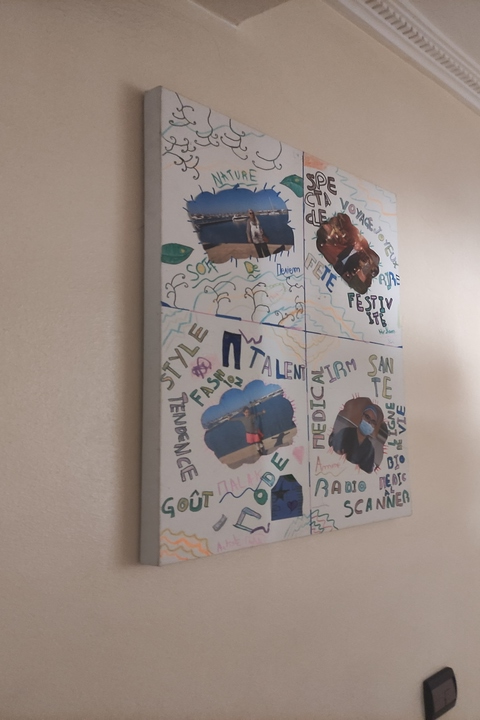
#> input picture Segmentation/res/1.jpg, 480 x 720 px
$ python stereoVision.py
#> lines starting #> are read from the running program, lines starting #| are printed output that depends on the picture
import numpy as np
import cv2

#We define initial values for the several parameters of a stereo algorithm
minDisparity = 16
numDisparities = 192 - minDisparity
blockSize = 5
uniquenessRatio = 1
speckleWindowSize = 3
speckleRange = 3
disp12MaxDiff = 200
P1 = 600
P2 = 2400

#We create now an instance of the cv2.StereoSGBM class (semiglobal block matching) which is an algorithm used for computing disparity maps.

stereo = cv2.StereoSGBM_create(
    minDisparity = minDisparity,
    numDisparities = numDisparities,
    blockSize = blockSize,
    uniquenessRatio = uniquenessRatio,
    speckleRange = speckleRange,
    speckleWindowSize = speckleWindowSize,
    disp12MaxDiff = disp12MaxDiff,
    P1 = P1,
    P2 = P2
)

imgL = cv2.imread("./res/1.jpg")
#> imgL is the input picture: shape (720, 480, 3); mean B, G, R 130.2, 137.8, 151.4
imgR = cv2.imread("./res/2.jpg")
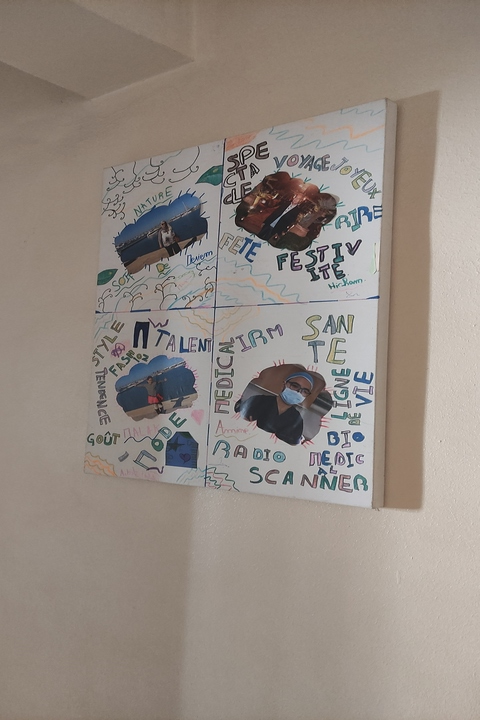
#> input picture Segmentation/res/2.jpg, 480 x 720 px
#> imgR is the input picture: shape (720, 480, 3); mean B, G, R 131.3, 139.2, 148.9

#Adding sliders to interact with the adjustment of the parameters of the algorithm

def update(sliderValue = 0):
#> called with sliderValue = 0
    stereo.setBlockSize(cv2.getTrackbarPos("blockSize", "Disparity"))
    stereo.setUniquenessRatio(cv2.getTrackbarPos("uniquenessRatio", "Disparity"))
    stereo.setSpeckleWindowSize(cv2.getTrackbarPos("speckleWindowSize", "Disparity"))
    stereo.setSpeckleRange(cv2.getTrackbarPos("speckleRange", "Disparity"))
    stereo.setDisp12MaxDiff(cv2.getTrackbarPos("disp12MaxDiff", "Disparity"))
    disparity = stereo.compute(imgL, imgR).astype(np.float32)/16.0
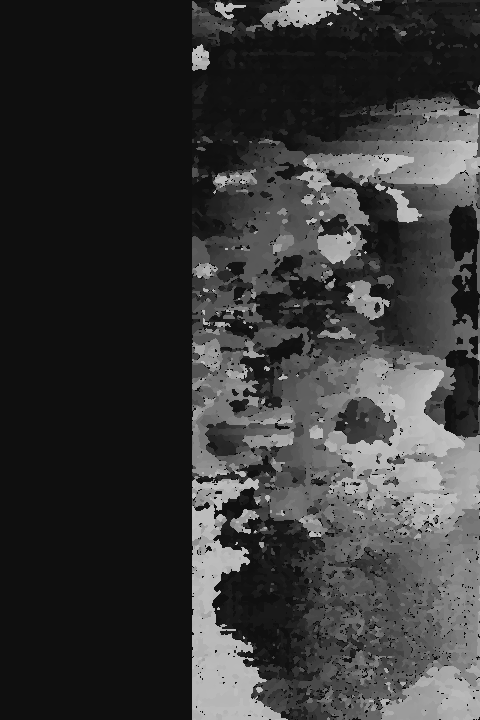
#> disparity: shape (720, 480) float32; min 15, max 191, mean 56.5
    cv2.imshow("Left", imgL)
    cv2.imshow("Right", imgR)
    cv2.imshow("Disparity", (disparity - minDisparity)/numDisparities)
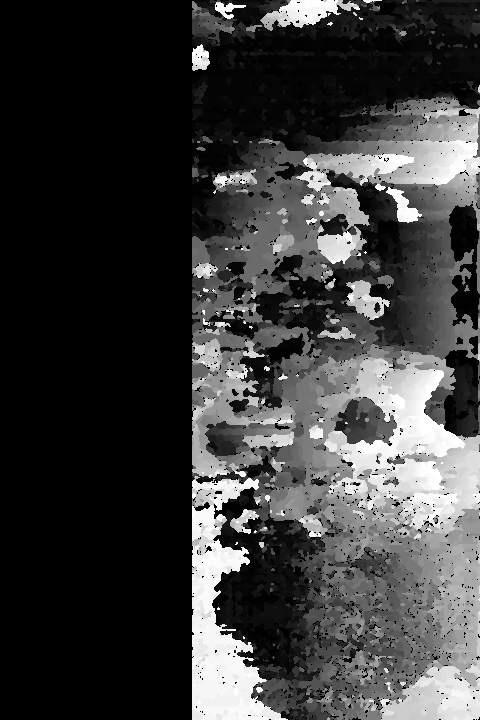
#> window 'Disparity': shape (720, 480) float32; min -0.00568, max 0.994, mean 0.23; drawn with min black and max white

cv2.namedWindow("Disparity")
cv2.createTrackbar("blockSize", "Disparity", blockSize, 21, update)
cv2.createTrackbar("uniquenessRation", "Disparity", uniquenessRatio, 50, update)
cv2.createTrackbar("speckleWindowSize", "Disparity", speckleWindowSize, 200, update)
cv2.createTrackbar("speckleRange", "Disparity", speckleRange, 50, update)
cv2.createTrackbar("disp12MaxDiff", "Disparity", disp12MaxDiff, 250, update)
update()
cv2.waitKey()
